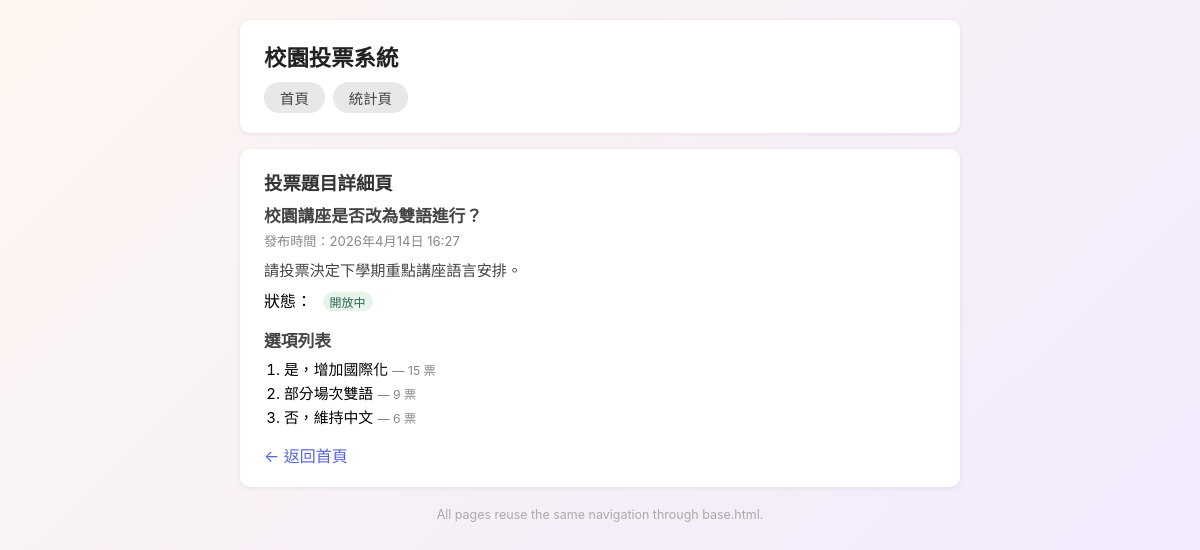
/question/3/, run on the app's committed database.
### polls/models.py (models this page shows, shortened)
class Question(models.Model):
    title = models.CharField(max_length=200, verbose_name='題目標題')
    pub_date = models.DateTimeField(verbose_name='發布時間')
    description = models.TextField(verbose_name='題目描述')
    is_open = models.BooleanField(default=True, verbose_name='是否開放')
    class Meta:
        ordering = ['pub_date']
        verbose_name = '投票題目'
        verbose_name_plural = '投票題目'

class Choice(models.Model):
    question = models.ForeignKey(
        Question,
        on_delete=models.CASCADE,
        verbose_name='所屬題目',
    )
    choice_text = models.CharField(max_length=200, verbose_name='選項文字')
    votes = models.IntegerField(default=0, verbose_name='票數')
    class Meta:
        ordering = ['-votes']
        verbose_name = '選項'
        verbose_name_plural = '選項'

### polls/views.py (the view)
# urls.py: path('question/<int:pk>/', views.question_detail, name='question_detail'),
def question_detail(request, pk):
    question = get_object_or_404(Question, pk=pk)
    choices = question.choice_set.all()
    context = {
        'question': question,
        'choices': choices,
    }
    return render(request, 'question_detail.html', context)

### templates/question_detail.html
{% extends "base.html" %}
{% block content %}
<div class="card">
    <h2>投票題目詳細頁</h2>
    <h3>{{ question.title }}</h3>
    <p class="tag">發布時間：{{ question.pub_date }}</p>
    <p style="margin: 8px 0; font-size:0.95em; color:#444;">{{ question.description }}</p>
    <p>
        狀態：
        {% if question.is_open %}
            <span class="badge">開放中</span>
        {% else %}
            <span class="badge badge-closed">已關閉</span>
        {% endif %}
    </p>
    <h3 style="margin-top:16px;">選項列表</h3>
    <ol>
    {% for choice in choices %}
        <li>
            {{ choice.choice_text }}
            <span class="tag">— {{ choice.votes }} 票</span>
        </li>
    {% empty %}
        <li style="color:#aaa;">目前沒有選項。</li>
    {% endfor %}
    </ol>
    <p style="margin-top:16px;">
        <a href="{% url 'polls:home' %}">← 返回首頁</a>
    </p>
</div>
{% endblock %}

### templates/base.html (style rules this page uses)
* { box-sizing: border-box; margin: 0; padding: 0; }
body { font-family: -apple-system, BlinkMacSystemFont, 'Segoe UI', sans-serif; background: linear-gradient(135deg, #fdf6f0 0%, #f0e8ff 100%); min-height: 100vh; padding: 20px; }
.card { background: #fff; border-radius: 10px; padding: 20px 24px; margin-bottom: 16px; box-shadow: 0 1px 4px rgba(0,0,0,0.08); }
h2 { font-size: 1.15em; color: #333; margin-bottom: 8px; }
h3 { font-size: 1.05em; color: #444; margin-bottom: 4px; }
ol { padding-left: 20px; margin: 6px 0; }
li { margin: 3px 0; font-size: 0.93em; }
.tag { font-size: 0.82em; color: #888; }
.badge { display: inline-block; font-size: 0.75em; padding: 1px 7px; border-radius: 10px; background: #e6f4ea; color: #2d6a4f; margin-left: 6px; }
a { color: #5566dd; text-decoration: none; }

### data on the page
Question: title "校園講座是否改為雙語進行？", pub_date "2026年4月14日 16:27", description "請投票決定下學期重點講座語言安排。"
Choice: choice_text "是，增加國際化", votes "15"
Choice: choice_text "部分場次雙語", votes "9"
Choice: choice_text "否，維持中文", votes "6"
